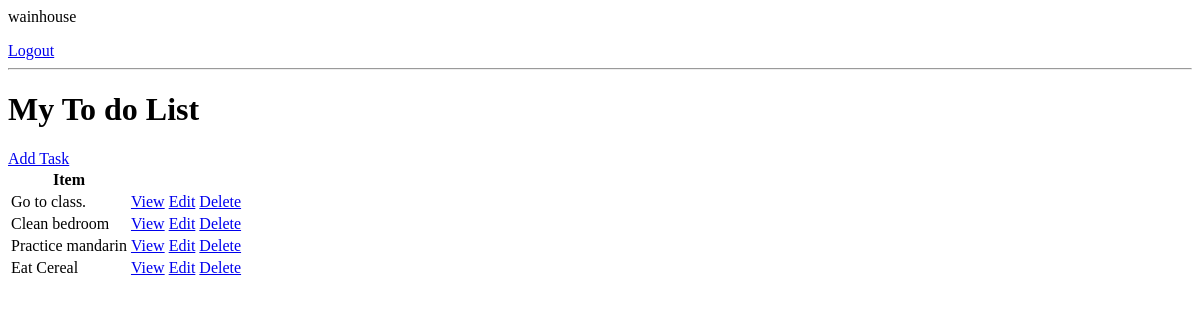
Page / (signed in) on the earlier database version.
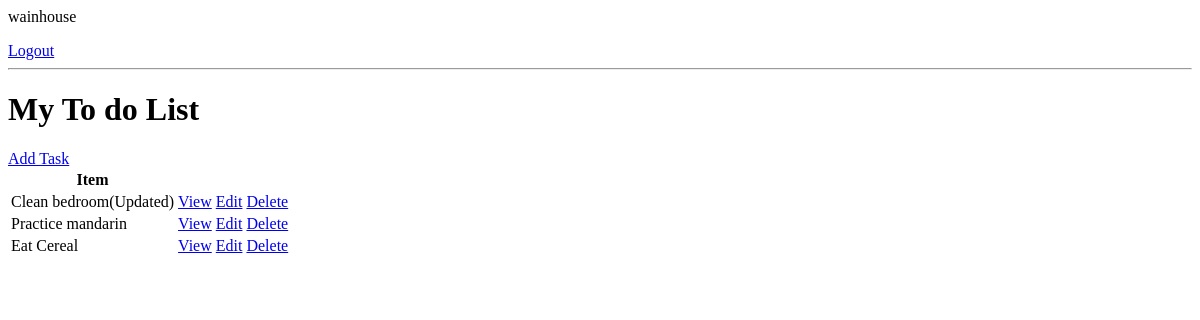
Same page on the later database version.
### base/models.py (models this page shows, shortened)
class Task(models.Model):
    user = models.ForeignKey(
        User, on_delete=models.CASCADE, null=True, blank=True)
    title = models.CharField(max_length=200)
    description = models.TextField(null=True, blank=True)
    complete = models.BooleanField(default=False)
    created = models.DateTimeField(auto_now_add=True)
    class Meta:
        ordering = ['complete']

### base/views.py (the view)
# urls.py: path('', TaskList.as_view(), name='tasks'),
class TaskList(LoginRequiredMixin, ListView):
    model = Task
    context_object_name = 'tasks'

### base/templates/base/task_list.html
{% if request.user.is_authenticated %}
<p>{{request.user}}</p>
<a href="{% url 'logout' %}">Logout</a>
{% else %}
<a href="{% url 'login' %}">Login</a>
{% endif %}
<hr>
<h1>My To do List</h1>
<a href="{% url 'task-create' %}">Add Task</a>
<table>
    <tr>
        <th>Item</th>
        <th></th>
        <th></th>
    </tr>
    {% for task in tasks %}
    <tr>
        <td>{{task.title}}</td>
        <td><a href="{% url 'task' task.id %}">View</a></td>
        <td><a href="{% url 'task-update' task.id %}">Edit</a></td>
        <td><a href="{% url 'task-delete' task.id %}">Delete</a></td>
    </tr>
    {% empty %}
    <h3>No items in list</h3>
    {% endfor %}
</table>

Differences in the rows shown:
removed Task: title "Go to class."
changed Task: title "Clean bedroom" → "Clean bedroom(Updated)"
